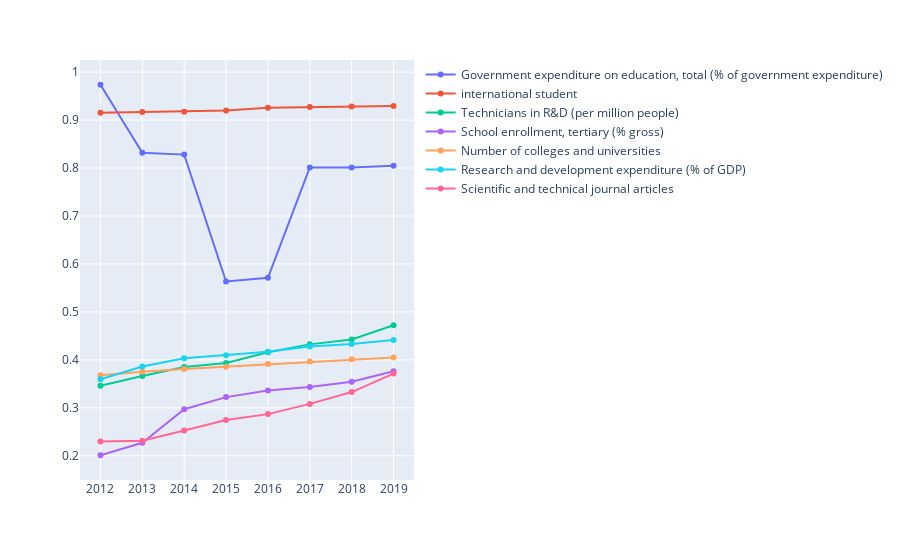

The notebook cell saved with this chart:
### Code cell
r=read2.columns[1:9]
r_head=read2.loc[0:6,'标头']
r11=read2.loc[0,'2012':'2019']
r12=read2.loc[1,'2012':'2019']
r13=read2.loc[2,'2012':'2019']
r14=read2.loc[3,'2012':'2019']
r15=read2.loc[4,'2012':'2019']
r16=read2.loc[5,'2012':'2019']
r17=read2.loc[6,'2012':'2019']
fig2 = px.line()
for i,n in enumerate(read2.index):
    fig2.add_scatter(x=read2.columns[1:9], y= read2.loc[i,'2012':'2019'],name=r_head[i])
fig2.show()

### Figure 1 — Plotly figure (JSON) as saved in the notebook; plotly's stock layout.template omitted (floating-point values rounded to 4 significant figures)
{"data": [{"name": "Government expenditure on education, total (% of government expenditure)", "type": "scatter", "x": ["2012", "2013", "2014", "2015", "2016", "2017", "2018", "2019"], "y": [0.9737, 0.8318, 0.828, 0.5635, 0.5712, 0.8012, 0.8012, 0.805]}, {"name": "international student", "type": "scatter", "x": ["2012", "2013", "2014", "2015", "2016", "2017", "2018", "2019"], "y": [0.9155, 0.9167, 0.9176, 0.9201, 0.926, 0.9274, 0.9283, 0.9294]}, {"name": "Technicians in R&D (per million people)", "type": "scatter", "x": ["2012", "2013", "2014", "2015", "2016", "2017", "2018", "2019"], "y": [0.3459, 0.3664, 0.3852, 0.3935, 0.4157, 0.4323, 0.4425, 0.4722]}, {"name": "School enrollment, tertiary (% gross)", "type": "scatter", "x": ["2012", "2013", "2014", "2015", "2016", "2017", "2018", "2019"], "y": [0.2011, 0.227, 0.297, 0.3223, 0.3361, 0.3435, 0.3542, 0.3764]}, {"name": "Number of colleges and universities", "type": "scatter", "x": ["2012", "2013", "2014", "2015", "2016", "2017", "2018", "2019"], "y": [0.3681, 0.3755, 0.3812, 0.3859, 0.3913, 0.3966, 0.4014, 0.4051]}, {"name": "Research and development expenditure (% of GDP)", "type": "scatter", "x": ["2012", "2013", "2014", "2015", "2016", "2017", "2018", "2019"], "y": [0.3595, 0.3861, 0.4034, 0.4098, 0.4171, 0.4277, 0.4331, 0.4413]}, {"name": "Scientific and technical journal articles", "type": "scatter", "x": ["2012", "2013", "2014", "2015", "2016", "2017", "2018", "2019"], "y": [0.2298, 0.2313, 0.2526, 0.2745, 0.2868, 0.3082, 0.3329, 0.3714]}], "layout": {"legend": {"tracegroupgap": 0}, "margin": {"t": 60}, "xaxis": {"anchor": "y", "domain": [0, 1]}, "yaxis": {"anchor": "x", "domain": [0, 1]}}}
